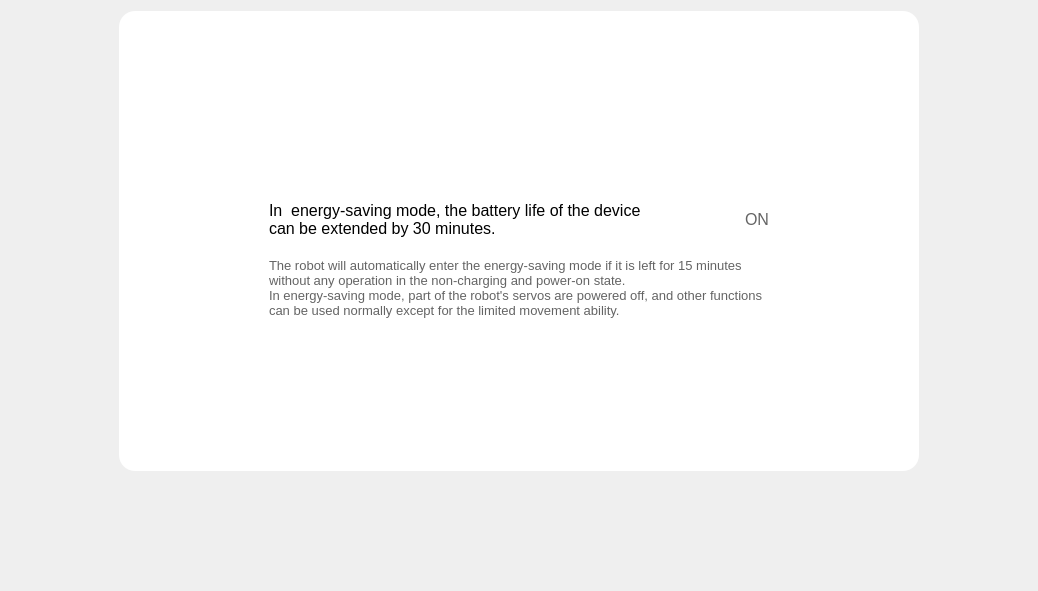
<?xml version="1.0" encoding="UTF-8"?>
<ui version="4.0">
 <class>SavePowerWidget</class>
 <widget class="QWidget" name="SavePowerWidget">
  <property name="geometry">
   <rect>
    <x>0</x>
    <y>0</y>
    <width>1038</width>
    <height>591</height>
   </rect>
  </property>
  <property name="windowTitle">
   <string>Form</string>
  </property>
  <layout class="QVBoxLayout" name="verticalLayout_2">
   <property name="spacing">
    <number>0</number>
   </property>
   <property name="leftMargin">
    <number>112</number>
   </property>
   <property name="rightMargin">
    <number>112</number>
   </property>
   <property name="bottomMargin">
    <number>120</number>
   </property>
   <item>
    <layout class="QHBoxLayout" name="horizontalLayout_4">
     <item>
      <spacer name="horizontalSpacer_3">
       <property name="orientation">
        <enum>Qt::Horizontal</enum>
       </property>
       <property name="sizeHint" stdset="0">
        <size>
         <width>40</width>
         <height>20</height>
        </size>
       </property>
      </spacer>
     </item>
     <item>
      <widget class="QWidget" name="widget" native="true">
       <property name="minimumSize">
        <size>
         <width>800</width>
         <height>460</height>
        </size>
       </property>
       <property name="maximumSize">
        <size>
         <width>800</width>
         <height>460</height>
        </size>
       </property>
       <property name="styleSheet">
        <string notr="true">background: #FFFFFF;
border-radius: 16px;</string>
       </property>
       <layout class="QVBoxLayout" name="verticalLayout">
        <property name="spacing">
         <number>20</number>
        </property>
        <property name="leftMargin">
         <number>150</number>
        </property>
        <property name="topMargin">
         <number>50</number>
        </property>
        <property name="rightMargin">
         <number>150</number>
        </property>
        <property name="bottomMargin">
         <number>50</number>
        </property>
        <item>
         <widget class="QLabel" name="label_5">
          <property name="minimumSize">
           <size>
            <width>492</width>
            <height>120</height>
           </size>
          </property>
          <property name="maximumSize">
           <size>
            <width>492</width>
            <height>120</height>
           </size>
          </property>
          <property name="pixmap">
           <pixmap resource="res.qrc">:/res/img_energy_save_mode.png</pixmap>
          </property>
         </widget>
        </item>
        <item>
         <layout class="QHBoxLayout" name="horizontalLayout_2" stretch="1,0">
          <item>
           <widget class="QLabel" name="label">
            <property name="font">
             <font>
              <pointsize>12</pointsize>
             </font>
            </property>
            <property name="text">
             <string>In  energy-saving mode, the battery life of the device can be extended by 30 minutes.</string>
            </property>
            <property name="wordWrap">
             <bool>true</bool>
            </property>
           </widget>
          </item>
          <item>
           <layout class="QHBoxLayout" name="horizontalLayout">
            <item>
             <widget class="QPushButton" name="switchBtn">
              <property name="minimumSize">
               <size>
                <width>40</width>
                <height>22</height>
               </size>
              </property>
              <property name="maximumSize">
               <size>
                <width>40</width>
                <height>22</height>
               </size>
              </property>
              <property name="styleSheet">
               <string notr="true">#switchBtn
{
border-image: url(:/res/switch.png);
}
#switchBtn:checked
{
border-image: url(:/res/switch_p.png);
}
</string>
              </property>
              <property name="checkable">
               <bool>true</bool>
              </property>
              <property name="checked">
               <bool>true</bool>
              </property>
             </widget>
            </item>
            <item>
             <widget class="QLabel" name="switchState">
              <property name="font">
               <font>
                <pointsize>12</pointsize>
               </font>
              </property>
              <property name="styleSheet">
               <string notr="true">color: #646464;</string>
              </property>
              <property name="text">
               <string>ON</string>
              </property>
             </widget>
            </item>
           </layout>
          </item>
         </layout>
        </item>
        <item>
         <widget class="QLabel" name="label_2">
          <property name="font">
           <font>
            <pointsize>10</pointsize>
           </font>
          </property>
          <property name="styleSheet">
           <string notr="true">color: #646464;</string>
          </property>
          <property name="text">
           <string>The robot will automatically enter the energy-saving mode if it is left for 15 minutes without any operation in the non-charging and power-on state.
In energy-saving mode, part of the robot's servos are powered off, and other functions can be used normally except for the limited movement ability.</string>
          </property>
          <property name="wordWrap">
           <bool>true</bool>
          </property>
         </widget>
        </item>
        <item>
         <spacer name="verticalSpacer">
          <property name="orientation">
           <enum>Qt::Vertical</enum>
          </property>
          <property name="sizeHint" stdset="0">
           <size>
            <width>20</width>
            <height>40</height>
           </size>
          </property>
         </spacer>
        </item>
       </layout>
      </widget>
     </item>
     <item>
      <spacer name="horizontalSpacer_4">
       <property name="orientation">
        <enum>Qt::Horizontal</enum>
       </property>
       <property name="sizeHint" stdset="0">
        <size>
         <width>40</width>
         <height>20</height>
        </size>
       </property>
      </spacer>
     </item>
    </layout>
   </item>
   <item>
    <spacer name="verticalSpacer_2">
     <property name="orientation">
      <enum>Qt::Vertical</enum>
     </property>
     <property name="sizeHint" stdset="0">
      <size>
       <width>20</width>
       <height>40</height>
      </size>
     </property>
    </spacer>
   </item>
  </layout>
 </widget>
 <resources>
  <include location="res.qrc"/>
 </resources>
 <connections/>
</ui>
